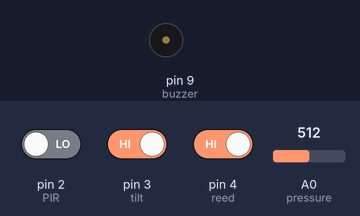
Simulated run of this sketch. Board: Arduino Uno, built with avr-gcc and run on an emulated ATmega328P. On the bench: buzzer (waves = sounding, pin HIGH). The test bench sets the inputs (shaded band); at power-on: pin 4 (reed) HIGH, pin 2 (PIR) LOW, pin 3 (tilt) HIGH, A0 (pressure) = 512.

Above: at 1.2 s.
1.3 s: pin 4 (reed) driven LOW
At 2.5 s:
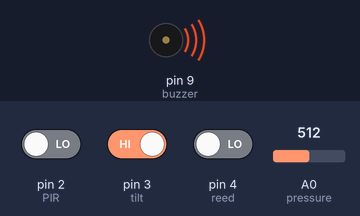
2.8 s: pin 4 (reed) driven HIGH
At 3.9 s:
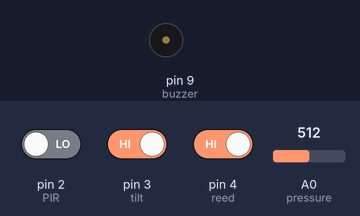
Timing chart, 0 to 5.8 s (numbered marks = the images above; inputs shaded):
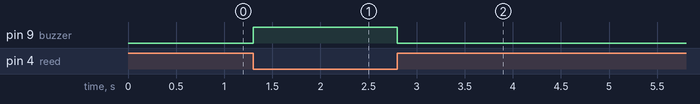

Measured:
- after the input at 1.3 s, pin 9 (buzzer): LOW → HIGH at once
- after the input at 2.8 s, pin 9 (buzzer): HIGH → LOW at once

The sketch:

code.ino
```cpp
int PIR = 2;
int tilt = 3;
int reed = 4;
int pressure = A0;
int buzzer = 9;

int lastTilt = HIGH;

void setup() {
  pinMode(PIR, INPUT);
  pinMode(tilt, INPUT_PULLUP);
  pinMode(reed, INPUT_PULLUP);
  pinMode(buzzer, OUTPUT);
}

void loop() {

  int motion = digitalRead(PIR);
  int currentTilt = digitalRead(tilt);
  int state = digitalRead(reed);
  int pressureValue = analogRead(pressure);  // ➕ added

  // -------- PRIORITY LOGIC --------
  if (motion == HIGH || state == HIGH || pressureValue < 10) {  // ➕ added condition
    digitalWrite(buzzer, LOW);   // 🔊 strong continuous sound
  }

  else if (lastTilt == HIGH && currentTilt == LOW) {
    digitalWrite(buzzer, LOW);
    delay(200);
    digitalWrite(buzzer, HIGH);
  }

  else {
    digitalWrite(buzzer, HIGH);  // OFF
  }

  lastTilt = currentTilt;
}
```
